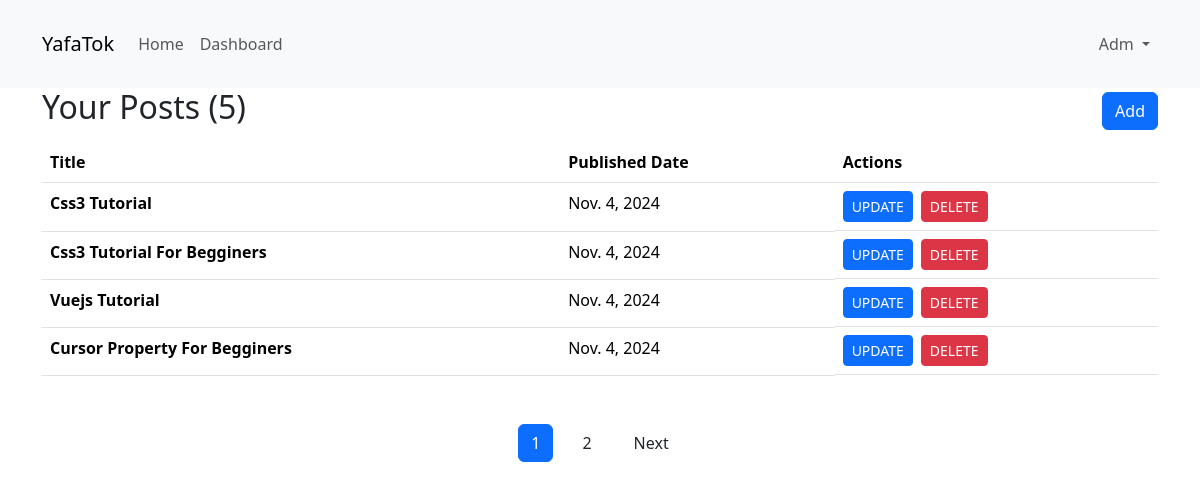
Page /dashboard/ (signed in) on the earlier database version.
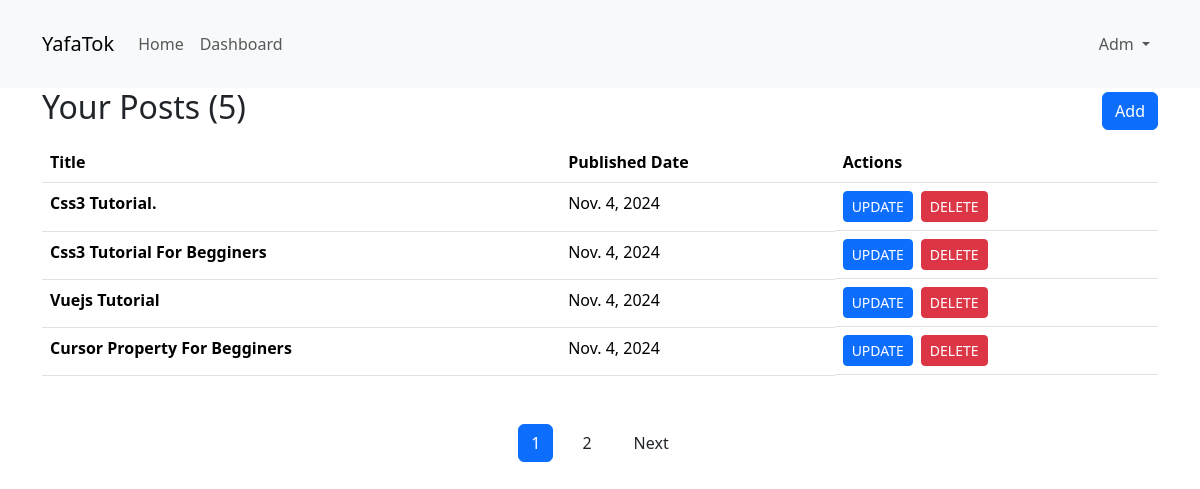
Same page on the later database version.
### posts/models.py (models this page shows, shortened)
class Post(models.Model):
    title = models.CharField(max_length=255)
    description = models.TextField()
    image = models.ImageField(upload_to="posts")
    user = models.ForeignKey(User, on_delete=models.CASCADE)
    tags = models.ManyToManyField(Tag)
    created_at = models.DateField(auto_now_add=True)
    updated_at = models.DateField(auto_now=True)

### posts/views.py (the view)
# urls.py: path("dashboard/", views.index, name="posts.index"),
def index(request: HttpRequest) -> HttpResponse:
    if not request.user.is_authenticated:
        return HttpResponseRedirect(reverse("auth.login"))
    page_number = request.GET.get("p", 1)
    current_user_posts = Post.objects.filter(user=request.user)
    posts = Paginator(current_user_posts.order_by("-updated_at"), 4).get_page(
        page_number
    )
    return render(
        request,
        "posts/index.html",
        {"posts": posts, "count": current_user_posts.count()},
    )

### posts/templates/posts/index.html
{% extends "base.html" %}
{% block body %}
<div class="d-flex justify-content-between align-items-center">
    <h2>Your Posts ({{count}})</h2>
    <a href="{% url "posts.create" %}" class="btn btn-primary">Add</a>
</div>
<div>
    <table class="mt-2 table">
        <thead>
            <tr>
                <th scope="col">Title</th>
                <th scope="col">Published Date</th>
                <th scope="col">Actions</th>
            </tr>
        </thead>
        <tbody>
            {% for post in posts %}
                <tr>
                    <th scope="row">{{post.title|title}}</th>
                    <td>{{post.updated_at|date}}</td>
                    <td class='d-flex align-items-center gap-2'>
                        <a class='btn btn-primary btn-sm' href="{% url "posts.update" id=post.id %}">UPDATE</a>
                        <form action="" method="post">
                            <button type='submit' class='btn btn-danger btn-sm'>DELETE</button>
                        </form>
                    </td>
                </tr>
                {% empty %}
                <th colspan="3" scope='row'>Don't have any posts</th>
            {% endfor %}
        </tbody>
    </table>
    {% if count > 4 %}
        {% include "posts/includes/posts-pagination.html" %}
    {% endif %}
</div>
{% endblock body %}

Differences in the rows shown:
changed Post: title "Css3 Tutorial" → "Css3 Tutorial."
